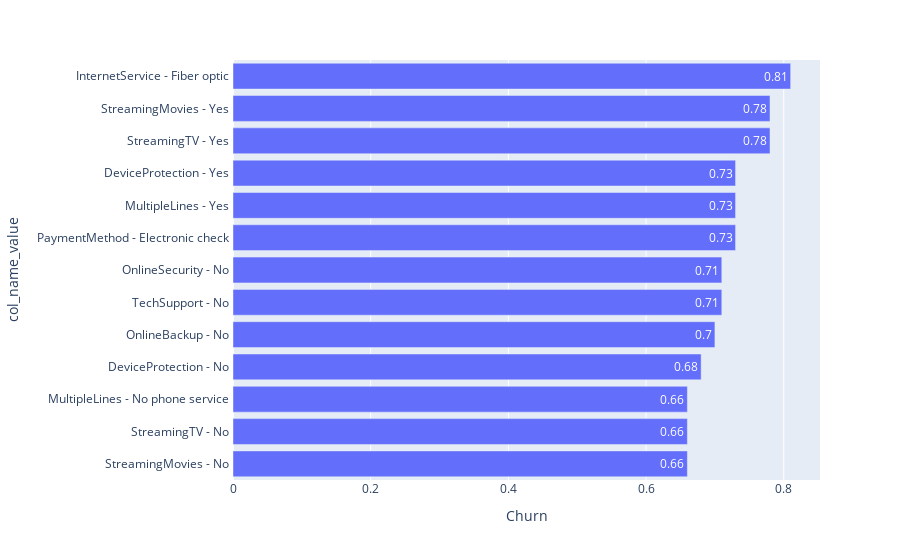
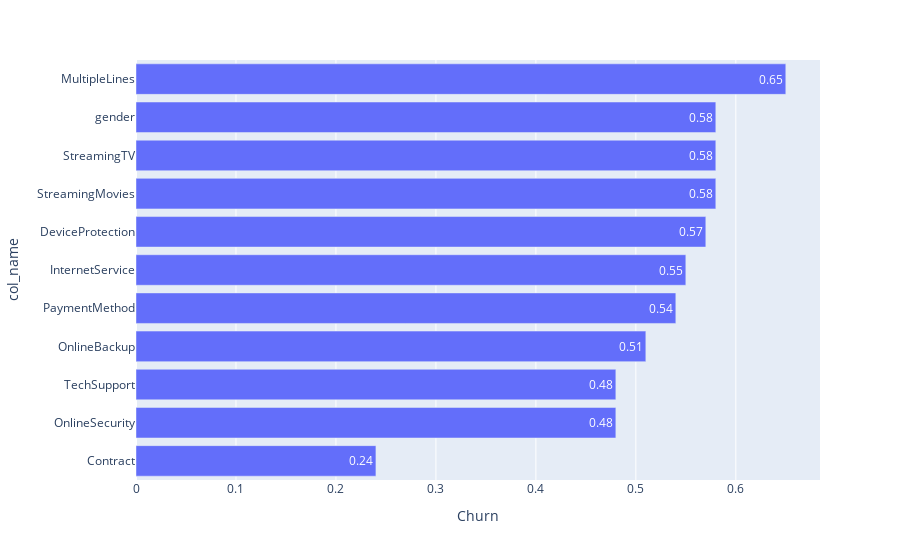

The code cell stored with these charts, in order, in its notebook:
### Code cell
# To get more precisely the this insights, lets replot some charts, but just with churn values

dff_years = createYearColumn(dff)
dff_zero_years = dff_years[dff_years["tenure"] <= 2]
dff_zero_years

churn_heatmap_zero_years = churnHeatMap(dff_zero_years)

churn_percent_col_values_zero_years = churnPecentageColValues(
    dff_zero_years, min_churn_pct=65, chart=True
)
churn_percent_col_zero_years = churnPecentageCol(
    dff_zero_years, min_churn_pct=0, chart=True
)

# the que conclue that the main services was Fiber Otic, Multiples Lines, StreamTb aadn Streaming Check, and the user dosen't habe any supoport with Online Security, Technical Support or Online backup

### Figure 1 — Plotly figure (JSON) as saved in the notebook; plotly's stock layout.template omitted (floating-point values rounded to 4 significant figures)
{"data": [{"hovertemplate": "Churn=%{x}<br>col_name_value=%{y}<extra></extra>", "legendgroup": "", "marker": {"color": "#636efa", "pattern": {"shape": ""}}, "name": "", "orientation": "h", "showlegend": false, "textposition": "auto", "texttemplate": "%{x}", "type": "bar", "x": [0.66, 0.66, 0.66, 0.68, 0.7, 0.71, 0.71, 0.73, 0.73, 0.73, 0.78, 0.78, 0.81], "xaxis": "x", "y": ["StreamingMovies - No ", "StreamingTV - No ", "MultipleLines - No phone service ", "DeviceProtection - No ", "OnlineBackup - No ", "TechSupport - No ", "OnlineSecurity - No ", "PaymentMethod - Electronic check ", "MultipleLines - Yes ", "DeviceProtection - Yes ", "StreamingTV - Yes ", "StreamingMovies - Yes ", "InternetService - Fiber optic "], "yaxis": "y"}], "layout": {"barmode": "relative", "legend": {"tracegroupgap": 0}, "margin": {"t": 60}, "xaxis": {"anchor": "y", "domain": [0, 1], "title": {"text": "Churn"}}, "yaxis": {"anchor": "x", "domain": [0, 1], "title": {"text": "col_name_value"}}}}

### Figure 2 — Plotly figure (JSON) as saved in the notebook; plotly's stock layout.template omitted (floating-point values rounded to 4 significant figures)
{"data": [{"hovertemplate": "Churn=%{x}<br>col_name=%{y}<extra></extra>", "legendgroup": "", "marker": {"color": "#636efa", "pattern": {"shape": ""}}, "name": "", "orientation": "h", "showlegend": false, "textposition": "auto", "texttemplate": "%{x}", "type": "bar", "x": [0.24, 0.48, 0.48, 0.51, 0.54, 0.55, 0.57, 0.58, 0.58, 0.58, 0.65], "xaxis": "x", "y": ["Contract", "OnlineSecurity", "TechSupport", "OnlineBackup", "PaymentMethod", "InternetService", "DeviceProtection", "StreamingMovies", "StreamingTV", "gender", "MultipleLines"], "yaxis": "y"}], "layout": {"barmode": "relative", "legend": {"tracegroupgap": 0}, "margin": {"t": 60}, "xaxis": {"anchor": "y", "domain": [0, 1], "title": {"text": "Churn"}}, "yaxis": {"anchor": "x", "domain": [0, 1], "title": {"text": "col_name"}}}}
